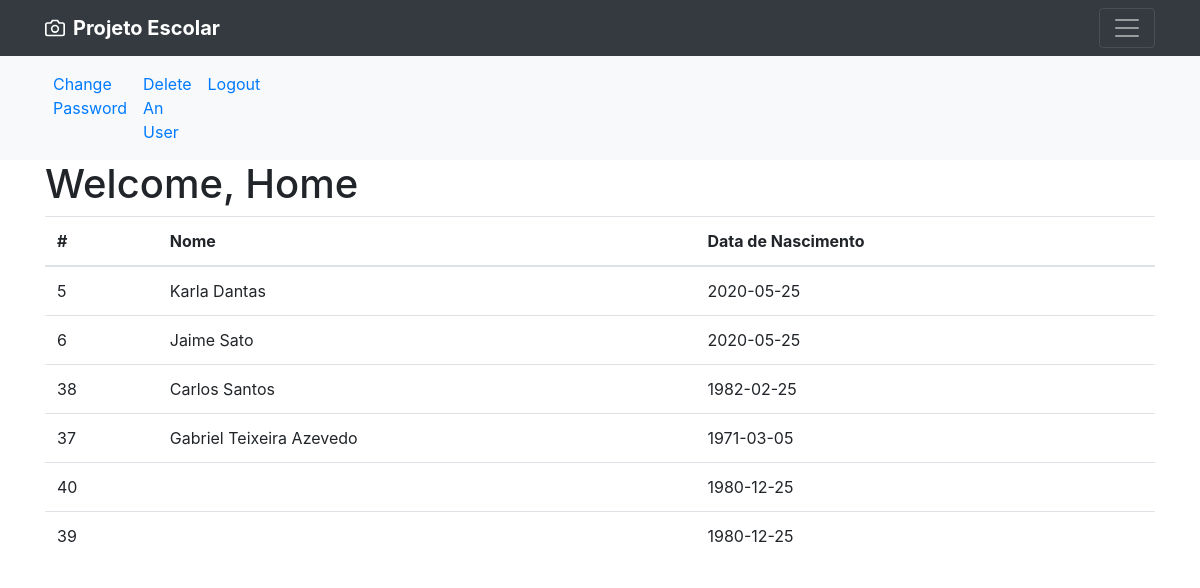
/home.php (signed in), run on an earlier commit of the app's database.
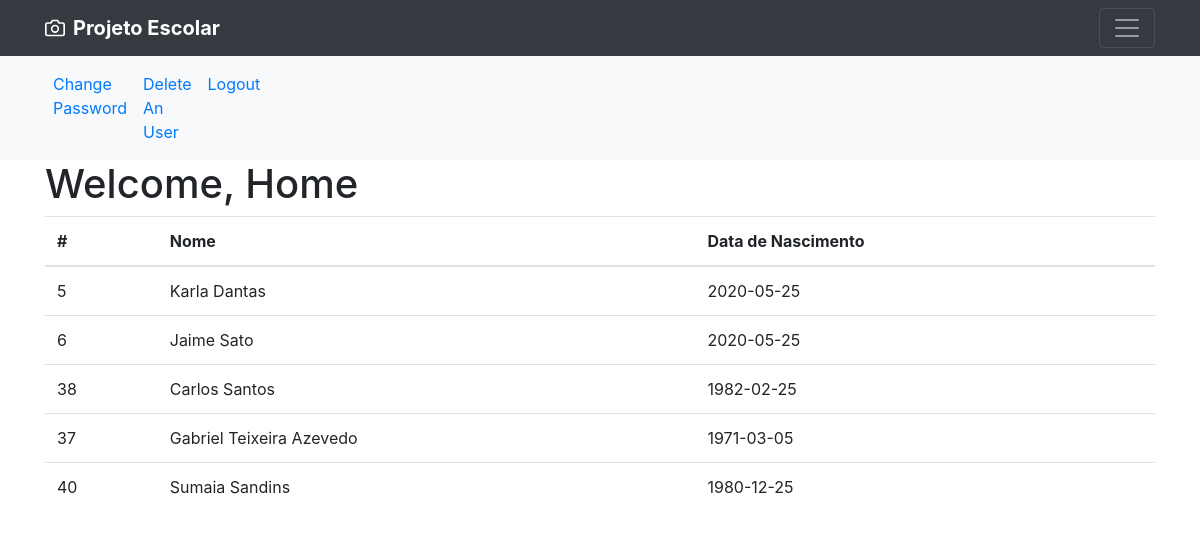
And on a later commit of the database.
### tables this page shows
CREATE TABLE IF NOT EXISTS `alunos` (
  `id` int(11) NOT NULL AUTO_INCREMENT,
  `status` char(11) NOT NULL,
  `cpf` char(11) NOT NULL,
  `nome` varchar(50) NOT NULL,
  `email` varchar(50) NOT NULL,
  `password` varchar(16) NOT NULL,
  `fone` char(14) NOT NULL,
  `data_nascimento` date DEFAULT NULL,
  PRIMARY KEY (`id`)
);

### home.php (the view, shortened to what this page needs)
<?
  require('includes/conn.php');
  $sql = "SELECT * FROM `alunos`";
  $result = $conn->query($sql);
?>
<!doctype html>
<html lang="en">
<head>
  <link href="assets/dist/css/bootstrap.min.css" rel="stylesheet">
  <link href="assets/dist/css/album.css" rel="stylesheet">
</head>
<body>
  <? require('includes/header.php'); ?>
  <? require('includes/menu.php'); ?>
  <div class="container">
    <h1>Welcome, Home</h1>
    <?
      if ($result->num_rows > 0) {
      echo '<table class="table">';
      echo '<thead>';
      echo '  <tr>';
      echo '    <th scope="col">#</th>';
      echo '    <th scope="col">Nome</th>';
      echo '    <th scope="col">Data de Nascimento</th>';
      echo '  </tr>';
      echo '</thead> ';
      while($row = $result->fetch_assoc()) {
          echo "<tr><td> " . $row["id"]. " </td><td> " . $row["nome"]. " </td><td>  " . $row["data_nascimento"]. "</td></tr>";
      }
      echo '</table>';
    } else {
      echo "Nenhum resultado. ";
    }
    ?>
</body>
</html>

### includes/header.php (shortened to what this page needs)
<header>
    <div class="navbar navbar-dark bg-dark shadow-sm">
      <div class="container d-flex justify-content-between">
        <a href="#" class="navbar-brand d-flex align-items-center">
          <strong>Projeto Escolar</strong>
        </a>
        <button class="navbar-toggler" type="button" data-toggle="collapse" data-target="#navbarHeader"
          aria-controls="navbarHeader" aria-expanded="false" aria-label="Toggle navigation">
          <span class="navbar-toggler-icon"></span>
        </button>
      </div>
    </div>
  </header>

### includes/menu.php
<nav class="navbar navbar-expand-sm bg-light">
    <div class="container">
        <div class="row">
            <div class="col-sm-8 col-md-7">
                <ul class="navbar-nav">
                <li class="nav-item">
                        <a class="nav-link" href="update.php">Change Password</a>
                    </li>
                    <li class="nav-item">
                        <a class="nav-link" href="delete.php">Delete An User</a>
                    </li>
                    <li class="nav-item">
                        <a class="nav-link" href='logout.php'>Logout</a>
                    </li>
                </ul>
            </div>
        </div>
    </div>
</nav>

What changed in the data, as far as the page shows it:
removed alunos: id "39", data_nascimento "1980-12-25"
changed alunos id 40: nome (not shown) → "Sumaia Sandins"
